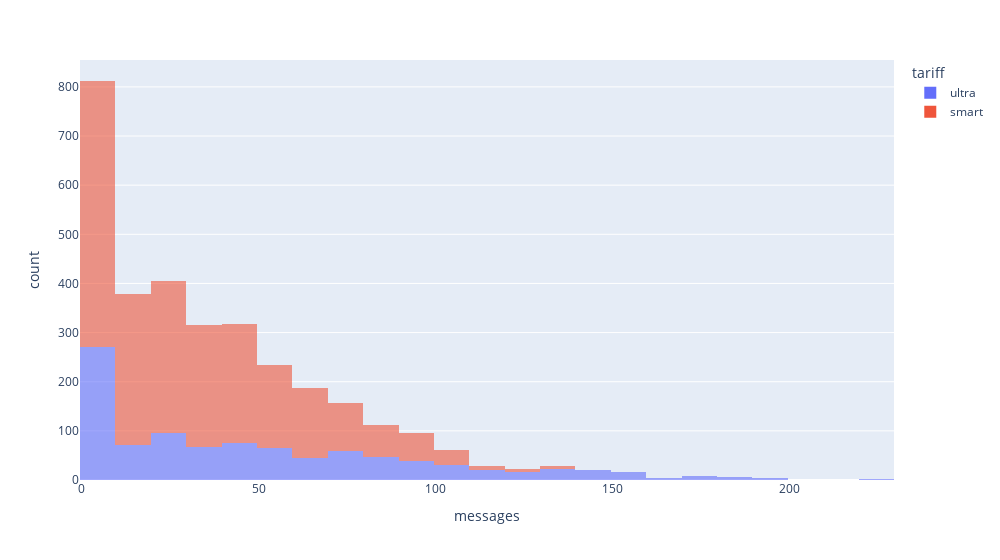

The notebook cell this image was saved under:
### Markdown cell above
Из-за большого количества пользователей, разговаривавших по телефону очень мало, распределение оказывается смещенным влево. И нельзя сделать вывод о его близости к нормальному.

### Code cell
px.histogram(final_report, x="messages", color = 'tariff', nbins = 40, width = 1000, opacity = 0.6)

### Figure 1 — Plotly figure (JSON) as saved in the notebook; plotly's stock layout.template omitted (floating-point values rounded to 4 significant figures; data arrays with more than 128 entries replaced by an {"elided": "..."} marker saying what was removed)
{"data": [{"alignmentgroup": "True", "bingroup": "x", "hovertemplate": "tariff=ultra<br>messages=%{x}<br>count=%{y}<extra></extra>", "legendgroup": "ultra", "marker": {"color": "#636efa", "opacity": 0.6, "pattern": {"shape": ""}}, "name": "ultra", "nbinsx": 40, "offsetgroup": "ultra", "orientation": "v", "showlegend": true, "type": "histogram", "x": {"elided": "986 int values"}, "xaxis": "x", "yaxis": "y"}, {"alignmentgroup": "True", "bingroup": "x", "hovertemplate": "tariff=smart<br>messages=%{x}<br>count=%{y}<extra></extra>", "legendgroup": "smart", "marker": {"color": "#EF553B", "opacity": 0.6, "pattern": {"shape": ""}}, "name": "smart", "nbinsx": 40, "offsetgroup": "smart", "orientation": "v", "showlegend": true, "type": "histogram", "x": {"elided": "2230 int values"}, "xaxis": "x", "yaxis": "y"}], "layout": {"barmode": "relative", "legend": {"title": {"text": "tariff"}, "tracegroupgap": 0}, "margin": {"t": 60}, "width": 1000, "xaxis": {"anchor": "y", "domain": [0, 1], "title": {"text": "messages"}}, "yaxis": {"anchor": "x", "domain": [0, 1], "title": {"text": "count"}}}}
